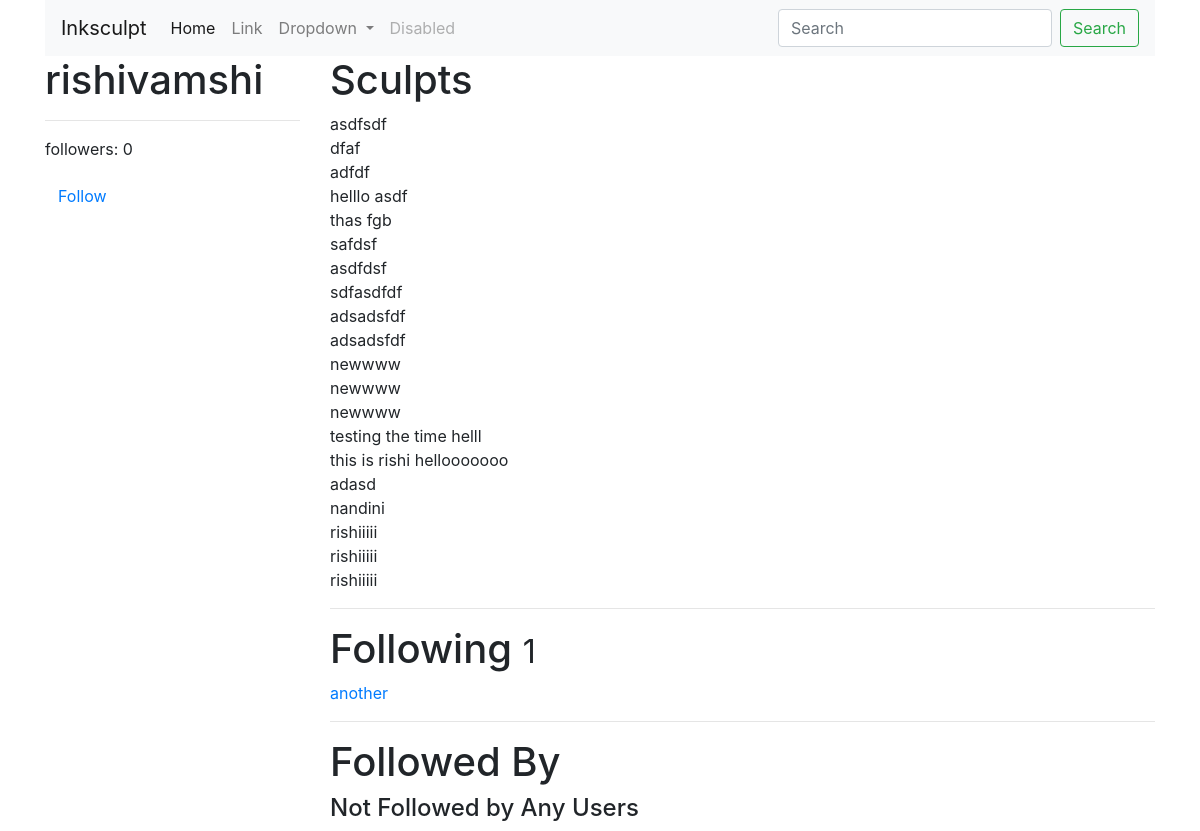
The page /rishivamshi/ (signed in) on the database as committed earlier.
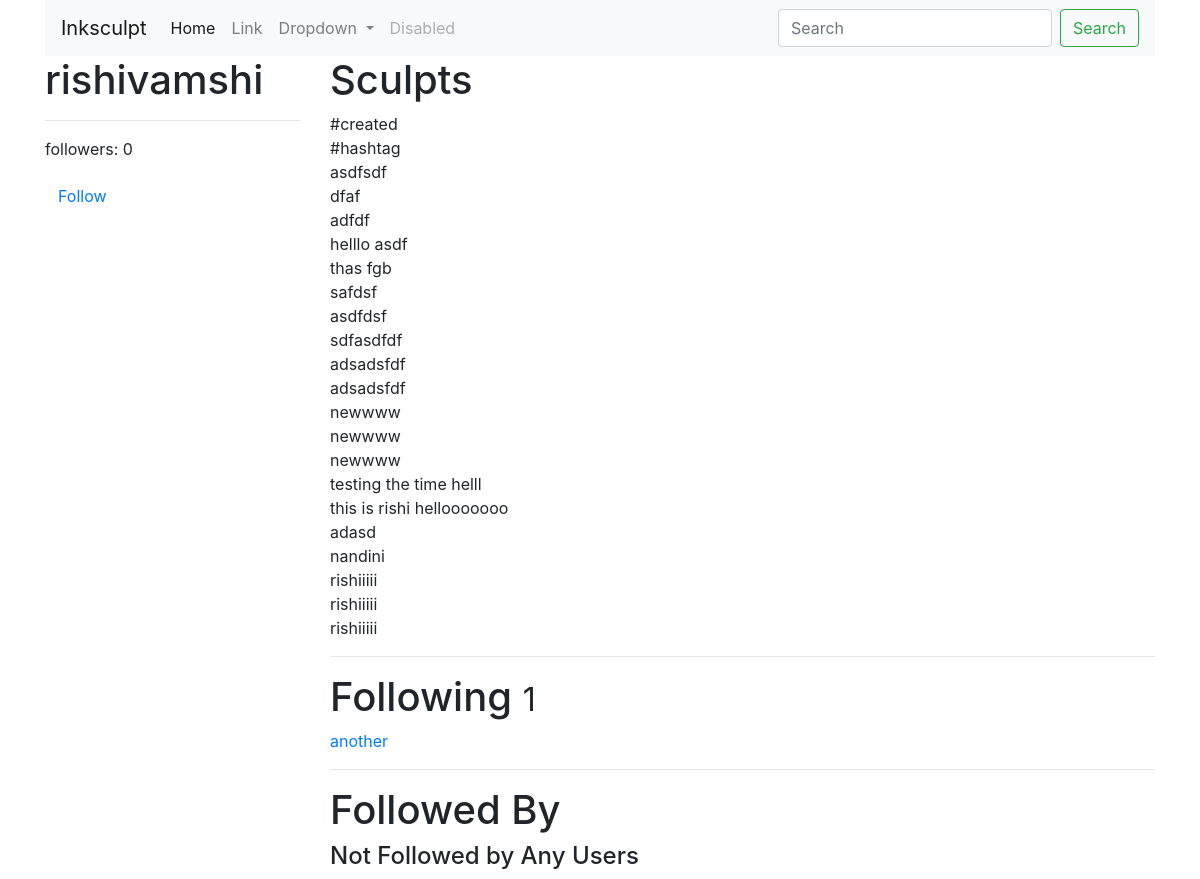
The same page on the database as committed later.
### sculpts/models.py (models this page shows, shortened)
class Sculpt(models.Model):
	user = models.ForeignKey( settings.AUTH_USER_MODEL ) # Comments - 1 and attribute is cooments 2.
	content = NonStrippingTextField(validators = [validate_content]) # writing stuff and see how to take care of blank spaces - strip = false
	image = models.ImageField(
				upload_to = upload_location,
				null = True,
				blank = True,
				width_field = "width_field",
				height_field = "height_field") # images stuff
	height_field = models.IntegerField(default = 0) #4
	width_field = models.IntegerField(default = 0)
	updated = models.DateTimeField(auto_now = True) # if the content is updated
	timestamp = models.DateTimeField( auto_now_add = True ) # autonowadd means it will automatically create it fo us, when we create content.
	def __str__(self):
		return str(self.content) #self.id can also be added here.
	class Meta:
		ordering = ['-timestamp']

### accounts/views.py (the view)
# urls.py: url(r'^(?P<username>[\w.@+-]+)/$', UserDetailView.as_view(), name = 'detail'), # 6  # /sculpt/1
class UserDetailView(DetailView):	#2
	template_name = 'accounts/user_detail.html'
	queryset = User.objects.all()
	def get_object(self):
		return get_object_or_404(User, username__iexact = self.kwargs.get("username"))
	def get_context_data(self, *args, **kwargs):
		context = super(UserDetailView, self).get_context_data(*args, **kwargs)
		following = UserProfile.objects.is_following(self.request.user, self.get_object())
		context['following'] = following
		return context

### accounts/models.py (called while the page is built)
	def all(self):
		qs = self.get_queryset().all()
		try:
			if self.instance:
				qs = qs.exclude(user = self.instance) #7
		except:
			pass
		return qs

	def is_following(self, user, followed_by_user):
		user_profile, created = UserProfile.objects.get_or_create(user = user)
		if created:
			return False
		if followed_by_user in user.profile.following.all():
			return True
		return False

	def get_following(self): #8
		users = self.following.all() # User.objects.all().exclude(username = self.user.username)
		return users.exclude(username = self.user.username)

	def get_follow_url(self):
		return reverse_lazy("profiles:follow", kwargs= {"username": self.user.username})

### accounts/templates/accounts/user_detail.html (shortened to what this page needs)
{% extends "base.html" %}
{% block content %}
<div class="row">
	<div class="col-sm-3 col-xs-12" >
		<h1>{{ object.username }}</h1>
		<hr>
		<p>followers: {{ object.followed_by.all.count }} </p>
		<p><a class="btn btn-link" href="{{ object.profile.get_follow_url }}">
			{% if following %}Unfollow{% else %}Follow{% endif %}
		</a></p>
</div>
<div class="col-sm-9 col-xs-12"  >
	<h1>Sculpts</h1>
	{% for sculpt in object.sculpt_set.all %}
		{{ sculpt }} <br/>
	{% endfor %}
	<hr>
	<h1>Following <small>{{ object.profile.get_following.count }}</small></h1>
	{% for user in object.profile.get_following %}
		<a href='/{{ user.username }}'>{{ user.username }}</a> <br/>
		{% empty %}
		<h4>Not Following Any Users </h4>
	{% endfor %}
	<hr>
	<h1>Followed By</h1>
	{% for profile in object.followed_by.all %}
		<a href='/{{ profile.user.username }}'>{{ profile.user.username }}</a> <br/>
		{% empty %}
		<h4>Not Followed by Any Users </h4>
	{% endfor %}
</div>
{% endblock content %}

Rows that differ between the two databases and show on the page:
added Sculpt: content "#created"
added Sculpt: content "#hashtag"
